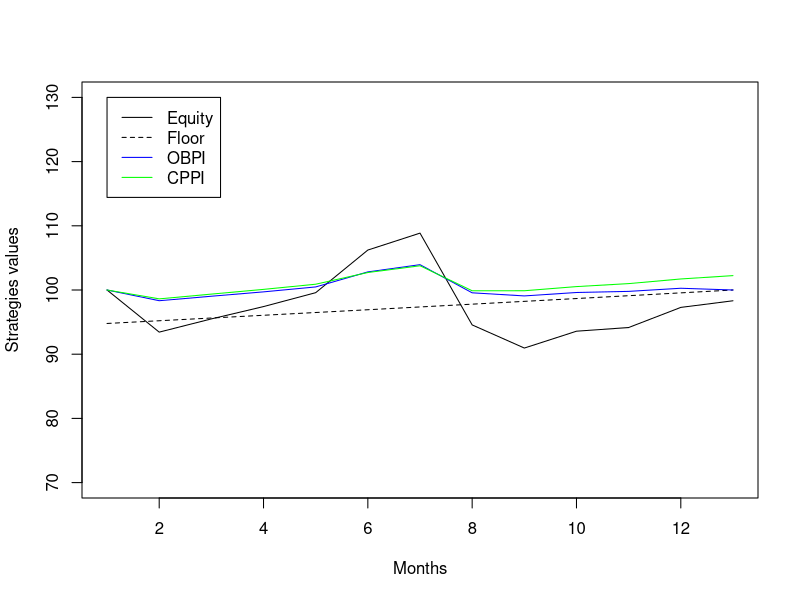

Here is the R script that generated this plot:
##Scenario 1: Increase in interest rates 


# Initial variables
mu <- 0.05
sigma <- 0.20

# Simulation methodology
delta <- 1 / 12
mat <- 1
rf_1 <- 0.055
strike <- 100
stress <- 0.20
tol <- 0

set.seed(1234)

n <- mat / delta
u <- runif(n)

# Moments on simulation path
rf1 <- (1 + rf_1) ^ delta - 1
mu1 <- (1 + mu) ^ delta - 1
sigma1 <- sigma * sqrt(delta)

# Stock simulation
r <- qnorm(u, mu1, sigma1)
rPRN <- qnorm(u, rf1, sigma1)

equity <- numeric(n + 1)
equityRNP <- numeric(n + 1)
equity[1] <- strike
equityRNP[1] <- strike

for (i in 1:n)
{
  equity[i + 1] <- equity[i] * (1 + r[i])
  equityRNP[i + 1] <- equityRNP[i] * (1 + rPRN[i])
}

# Call simulation
call <- numeric(n + 1)
call[n + 1] <- max(0, equityRNP[n + 1] - strike)

for (i in 1:n)
{
  d0 <-
    ((rf_1 - sigma ^ 2 / 2) * (mat - (i - 1) * delta) + log(equityRNP[i] / strike)) /
    (sigma * sqrt(mat - (i - 1) * delta))
  d1 <- d0 + sigma * sqrt(mat - (i - 1) * delta)
  call[i] <-
    equityRNP[i] * pnorm(d1) - strike * exp(-rf_1 * (mat - (i - 1) * delta)) *
    pnorm(d0)
}

# Floor simulation
floor <- numeric(n + 1)

for (i in 1:(n + 1))
{
  floor[i] <- strike / (1 + rf_1) ^ (mat - (i - 1) * delta)
}

# OBPI simulation
obpi_call <- numeric(n + 1)
obpi_call[1] <- strike
gearing <- (obpi_call[1] - floor[1]) / call[1]

for (i in 1:n)
{
  obpi_call[i + 1] <- floor[i + 1] + gearing * call[i + 1]
}

# CPPI simulation
cppi <- numeric(n + 1)
cushion <- numeric(n + 1)
multiplier <- numeric(n + 1)
expo_exante <- numeric(n + 1)
expo_expost <- numeric(n + 1)
cppi[1] <- strike
cushion[1] <- cppi[1] - floor[1]
multiplier[1] <- 1 / stress
expo_exante[1] <- multiplier[1] * cushion[1]
expo_expost[1] <- expo_exante[1]
boundary_inf <- multiplier[1] * (1 - tol)
boundary_sup <- multiplier[1] * (1 + tol)

for (i in 1:n)
{
  expo_exante[i + 1] <- expo_expost[i] * equity[i + 1] / equity[i]
  cppi[i + 1] <-
    expo_exante[i + 1] + (cppi[i] - expo_expost[i]) * floor[i + 1] / floor[i]
  cushion[i + 1] <- cppi[i + 1] - floor[i + 1]
  multiplier[i + 1] <- expo_exante[i + 1] / cushion[i + 1]
  expo_expost[i + 1] <-
    ifelse(
      multiplier[i + 1] < boundary_inf ||
        multiplier[i + 1] > boundary_sup,
      multiplier[1],
      multiplier[i + 1]
    ) * ifelse(cushion[i + 1] < 0, 0, cushion[i + 1])
}

plot(equity, type = 'l', ylab = 'Strategies values', xlab = 'Months', ylim = c(70, 130))
lines(floor, lty = 2)
lines(obpi_call, col = 'blue')
lines(cppi, col = 'green')
leg.txt <- c("Equity", "Floor", "OBPI", "CPPI")
legend(1, 130, leg.txt, col = c("black", "black", "blue", "green"), lty = c(1, 2, 1, 1))
